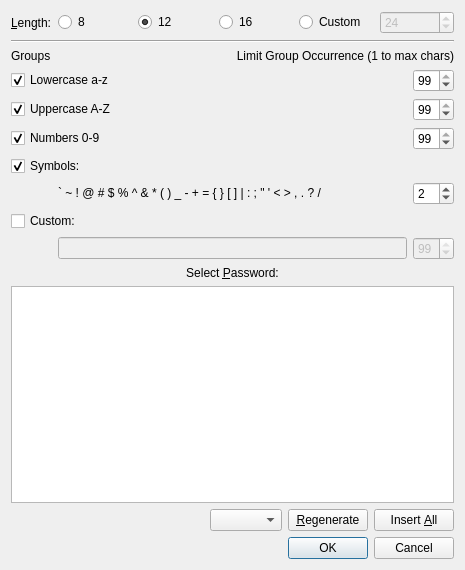
<?xml version="1.0" encoding="UTF-8"?>
<ui version="4.0">
 <class>PasswordGenerationDialog</class>
 <widget class="QDialog" name="PasswordGenerationDialog">
  <property name="geometry">
   <rect>
    <x>0</x>
    <y>0</y>
    <width>465</width>
    <height>570</height>
   </rect>
  </property>
  <property name="minimumSize">
   <size>
    <width>465</width>
    <height>457</height>
   </size>
  </property>
  <property name="windowTitle">
   <string>Generate Password</string>
  </property>
  <layout class="QGridLayout" name="gridLayout_2">
   <item row="2" column="0">
    <widget class="QDialogButtonBox" name="buttonBox">
     <property name="orientation">
      <enum>Qt::Horizontal</enum>
     </property>
     <property name="standardButtons">
      <set>QDialogButtonBox::Cancel|QDialogButtonBox::Ok</set>
     </property>
    </widget>
   </item>
   <item row="0" column="0">
    <layout class="QGridLayout" name="gridLayout">
     <item row="9" column="2">
      <widget class="QSpinBox" name="uiCustomSymbolsMax">
       <property name="enabled">
        <bool>false</bool>
       </property>
       <property name="alignment">
        <set>Qt::AlignLeading|Qt::AlignLeft|Qt::AlignVCenter</set>
       </property>
       <property name="minimum">
        <number>1</number>
       </property>
       <property name="value">
        <number>99</number>
       </property>
      </widget>
     </item>
     <item row="8" column="0" colspan="2">
      <widget class="QCheckBox" name="uiCustomSymbols">
       <property name="text">
        <string>Custom:</string>
       </property>
      </widget>
     </item>
     <item row="3" column="0" colspan="2">
      <widget class="QCheckBox" name="uiLowerAtoZ">
       <property name="text">
        <string>Lowercase a-z</string>
       </property>
       <property name="checked">
        <bool>true</bool>
       </property>
      </widget>
     </item>
     <item row="5" column="0" colspan="2">
      <widget class="QCheckBox" name="uiNumbers">
       <property name="text">
        <string>Numbers 0-9</string>
       </property>
       <property name="checked">
        <bool>true</bool>
       </property>
      </widget>
     </item>
     <item row="6" column="0" colspan="2">
      <widget class="QCheckBox" name="uiSymbols">
       <property name="text">
        <string>Symbols:</string>
       </property>
       <property name="checked">
        <bool>true</bool>
       </property>
      </widget>
     </item>
     <item row="7" column="1">
      <widget class="QLabel" name="label_2">
       <property name="text">
        <string>` ~ ! @ # $ % ^ &amp; * ( ) _ - + = { } [ ]  | : ; &quot; ' &lt; &gt; , . ? /</string>
       </property>
       <property name="alignment">
        <set>Qt::AlignLeading|Qt::AlignLeft|Qt::AlignVCenter</set>
       </property>
       <property name="wordWrap">
        <bool>true</bool>
       </property>
      </widget>
     </item>
     <item row="0" column="1" colspan="2">
      <layout class="QHBoxLayout" name="horizontalLayout">
       <item>
        <widget class="QRadioButton" name="uiLength8">
         <property name="text">
          <string>8</string>
         </property>
        </widget>
       </item>
       <item>
        <widget class="QRadioButton" name="uiLength12">
         <property name="text">
          <string>12</string>
         </property>
         <property name="checked">
          <bool>true</bool>
         </property>
        </widget>
       </item>
       <item>
        <widget class="QRadioButton" name="uiLength16">
         <property name="text">
          <string>16</string>
         </property>
        </widget>
       </item>
       <item>
        <widget class="QRadioButton" name="uiCustomLength">
         <property name="text">
          <string>Custom</string>
         </property>
        </widget>
       </item>
       <item>
        <widget class="QSpinBox" name="uiCustomLengthValue">
         <property name="enabled">
          <bool>false</bool>
         </property>
         <property name="maximum">
          <number>128</number>
         </property>
         <property name="value">
          <number>24</number>
         </property>
        </widget>
       </item>
      </layout>
     </item>
     <item row="3" column="2">
      <widget class="QSpinBox" name="uiLowerAtoZMax">
       <property name="enabled">
        <bool>true</bool>
       </property>
       <property name="minimum">
        <number>1</number>
       </property>
       <property name="value">
        <number>99</number>
       </property>
      </widget>
     </item>
     <item row="4" column="0" colspan="2">
      <widget class="QCheckBox" name="uiUpperAtoZ">
       <property name="text">
        <string>Uppercase A-Z</string>
       </property>
       <property name="checked">
        <bool>true</bool>
       </property>
      </widget>
     </item>
     <item row="5" column="2">
      <widget class="QSpinBox" name="uiNumbersMax">
       <property name="enabled">
        <bool>true</bool>
       </property>
       <property name="minimum">
        <number>1</number>
       </property>
       <property name="value">
        <number>99</number>
       </property>
      </widget>
     </item>
     <item row="12" column="0" colspan="3">
      <layout class="QHBoxLayout" name="horizontalLayout_2">
       <item>
        <spacer name="horizontalSpacer">
         <property name="orientation">
          <enum>Qt::Horizontal</enum>
         </property>
         <property name="sizeHint" stdset="0">
          <size>
           <width>40</width>
           <height>20</height>
          </size>
         </property>
        </spacer>
       </item>
       <item>
        <widget class="QComboBox" name="uiPasswordCount">
         <property name="currentText">
          <string/>
         </property>
        </widget>
       </item>
       <item>
        <widget class="QPushButton" name="uiRegenerate">
         <property name="sizePolicy">
          <sizepolicy hsizetype="Minimum" vsizetype="Fixed">
           <horstretch>0</horstretch>
           <verstretch>0</verstretch>
          </sizepolicy>
         </property>
         <property name="text">
          <string>&amp;Regenerate</string>
         </property>
        </widget>
       </item>
       <item>
        <widget class="QPushButton" name="uiInsertAll">
         <property name="text">
          <string>Insert &amp;All</string>
         </property>
        </widget>
       </item>
      </layout>
     </item>
     <item row="9" column="1">
      <widget class="QLineEdit" name="uiCustomSymbolsValue">
       <property name="enabled">
        <bool>false</bool>
       </property>
       <property name="alignment">
        <set>Qt::AlignLeading|Qt::AlignLeft|Qt::AlignVCenter</set>
       </property>
      </widget>
     </item>
     <item row="4" column="2">
      <widget class="QSpinBox" name="uiUpperAtoZMax">
       <property name="enabled">
        <bool>true</bool>
       </property>
       <property name="minimum">
        <number>1</number>
       </property>
       <property name="value">
        <number>99</number>
       </property>
      </widget>
     </item>
     <item row="7" column="2">
      <widget class="QSpinBox" name="uiSymbolsMax">
       <property name="enabled">
        <bool>true</bool>
       </property>
       <property name="minimum">
        <number>1</number>
       </property>
       <property name="maximum">
        <number>99</number>
       </property>
       <property name="value">
        <number>2</number>
       </property>
      </widget>
     </item>
     <item row="0" column="0">
      <widget class="QLabel" name="label">
       <property name="text">
        <string>&amp;Length:</string>
       </property>
       <property name="buddy">
        <cstring>uiLength8</cstring>
       </property>
      </widget>
     </item>
     <item row="10" column="1">
      <widget class="QLabel" name="label_4">
       <property name="text">
        <string>Select &amp;Password:</string>
       </property>
       <property name="alignment">
        <set>Qt::AlignCenter</set>
       </property>
       <property name="buddy">
        <cstring>uiPasswords</cstring>
       </property>
      </widget>
     </item>
     <item row="11" column="0" colspan="3">
      <widget class="QListWidget" name="uiPasswords"/>
     </item>
     <item row="1" column="0" colspan="3">
      <widget class="Line" name="line">
       <property name="orientation">
        <enum>Qt::Horizontal</enum>
       </property>
      </widget>
     </item>
     <item row="2" column="1" colspan="2">
      <widget class="QLabel" name="label_3">
       <property name="text">
        <string>Limit Group Occurrence (1 to max chars)</string>
       </property>
       <property name="alignment">
        <set>Qt::AlignRight|Qt::AlignTrailing|Qt::AlignVCenter</set>
       </property>
      </widget>
     </item>
     <item row="2" column="0">
      <widget class="QLabel" name="label_5">
       <property name="text">
        <string>Groups</string>
       </property>
      </widget>
     </item>
    </layout>
   </item>
  </layout>
  <action name="actionRegenerate">
   <property name="text">
    <string>Regenerate</string>
   </property>
  </action>
 </widget>
 <tabstops>
  <tabstop>uiLength8</tabstop>
  <tabstop>uiLength12</tabstop>
  <tabstop>uiLength16</tabstop>
  <tabstop>uiCustomLength</tabstop>
  <tabstop>uiCustomLengthValue</tabstop>
  <tabstop>uiLowerAtoZ</tabstop>
  <tabstop>uiLowerAtoZMax</tabstop>
  <tabstop>uiUpperAtoZ</tabstop>
  <tabstop>uiUpperAtoZMax</tabstop>
  <tabstop>uiNumbers</tabstop>
  <tabstop>uiNumbersMax</tabstop>
  <tabstop>uiSymbols</tabstop>
  <tabstop>uiSymbolsMax</tabstop>
  <tabstop>uiCustomSymbols</tabstop>
  <tabstop>uiCustomSymbolsValue</tabstop>
  <tabstop>uiCustomSymbolsMax</tabstop>
  <tabstop>uiPasswords</tabstop>
  <tabstop>uiPasswordCount</tabstop>
  <tabstop>uiRegenerate</tabstop>
  <tabstop>uiInsertAll</tabstop>
 </tabstops>
 <resources/>
 <connections>
  <connection>
   <sender>uiCustomLengthValue</sender>
   <signal>valueChanged(int)</signal>
   <receiver>actionRegenerate</receiver>
   <slot>trigger()</slot>
   <hints>
    <hint type="sourcelabel">
     <x>416</x>
     <y>20</y>
    </hint>
    <hint type="destinationlabel">
     <x>-1</x>
     <y>-1</y>
    </hint>
   </hints>
  </connection>
  <connection>
   <sender>buttonBox</sender>
   <signal>rejected()</signal>
   <receiver>PasswordGenerationDialog</receiver>
   <slot>reject()</slot>
   <hints>
    <hint type="sourcelabel">
     <x>316</x>
     <y>260</y>
    </hint>
    <hint type="destinationlabel">
     <x>286</x>
     <y>274</y>
    </hint>
   </hints>
  </connection>
  <connection>
   <sender>uiCustomLength</sender>
   <signal>toggled(bool)</signal>
   <receiver>uiCustomLengthValue</receiver>
   <slot>setEnabled(bool)</slot>
   <hints>
    <hint type="sourcelabel">
     <x>335</x>
     <y>20</y>
    </hint>
    <hint type="destinationlabel">
     <x>416</x>
     <y>20</y>
    </hint>
   </hints>
  </connection>
  <connection>
   <sender>uiLowerAtoZ</sender>
   <signal>toggled(bool)</signal>
   <receiver>uiLowerAtoZMax</receiver>
   <slot>setEnabled(bool)</slot>
   <hints>
    <hint type="sourcelabel">
     <x>191</x>
     <y>66</y>
    </hint>
    <hint type="destinationlabel">
     <x>417</x>
     <y>66</y>
    </hint>
   </hints>
  </connection>
  <connection>
   <sender>uiUpperAtoZ</sender>
   <signal>toggled(bool)</signal>
   <receiver>uiUpperAtoZMax</receiver>
   <slot>setEnabled(bool)</slot>
   <hints>
    <hint type="sourcelabel">
     <x>191</x>
     <y>92</y>
    </hint>
    <hint type="destinationlabel">
     <x>417</x>
     <y>92</y>
    </hint>
   </hints>
  </connection>
  <connection>
   <sender>uiNumbers</sender>
   <signal>toggled(bool)</signal>
   <receiver>uiNumbersMax</receiver>
   <slot>setEnabled(bool)</slot>
   <hints>
    <hint type="sourcelabel">
     <x>191</x>
     <y>118</y>
    </hint>
    <hint type="destinationlabel">
     <x>417</x>
     <y>118</y>
    </hint>
   </hints>
  </connection>
  <connection>
   <sender>uiSymbols</sender>
   <signal>toggled(bool)</signal>
   <receiver>uiSymbolsMax</receiver>
   <slot>setEnabled(bool)</slot>
   <hints>
    <hint type="sourcelabel">
     <x>191</x>
     <y>143</y>
    </hint>
    <hint type="destinationlabel">
     <x>417</x>
     <y>167</y>
    </hint>
   </hints>
  </connection>
  <connection>
   <sender>uiCustomSymbols</sender>
   <signal>toggled(bool)</signal>
   <receiver>uiCustomSymbolsValue</receiver>
   <slot>setEnabled(bool)</slot>
   <hints>
    <hint type="sourcelabel">
     <x>191</x>
     <y>192</y>
    </hint>
    <hint type="destinationlabel">
     <x>213</x>
     <y>216</y>
    </hint>
   </hints>
  </connection>
  <connection>
   <sender>uiCustomSymbols</sender>
   <signal>toggled(bool)</signal>
   <receiver>uiCustomSymbolsMax</receiver>
   <slot>setEnabled(bool)</slot>
   <hints>
    <hint type="sourcelabel">
     <x>191</x>
     <y>192</y>
    </hint>
    <hint type="destinationlabel">
     <x>417</x>
     <y>216</y>
    </hint>
   </hints>
  </connection>
  <connection>
   <sender>uiCustomLength</sender>
   <signal>toggled(bool)</signal>
   <receiver>actionRegenerate</receiver>
   <slot>trigger()</slot>
   <hints>
    <hint type="sourcelabel">
     <x>335</x>
     <y>20</y>
    </hint>
    <hint type="destinationlabel">
     <x>-1</x>
     <y>-1</y>
    </hint>
   </hints>
  </connection>
  <connection>
   <sender>uiCustomSymbols</sender>
   <signal>toggled(bool)</signal>
   <receiver>actionRegenerate</receiver>
   <slot>trigger()</slot>
   <hints>
    <hint type="sourcelabel">
     <x>201</x>
     <y>192</y>
    </hint>
    <hint type="destinationlabel">
     <x>-1</x>
     <y>-1</y>
    </hint>
   </hints>
  </connection>
  <connection>
   <sender>uiCustomSymbolsMax</sender>
   <signal>valueChanged(int)</signal>
   <receiver>actionRegenerate</receiver>
   <slot>trigger()</slot>
   <hints>
    <hint type="sourcelabel">
     <x>427</x>
     <y>216</y>
    </hint>
    <hint type="destinationlabel">
     <x>-1</x>
     <y>-1</y>
    </hint>
   </hints>
  </connection>
  <connection>
   <sender>uiCustomSymbolsValue</sender>
   <signal>textChanged(QString)</signal>
   <receiver>actionRegenerate</receiver>
   <slot>trigger()</slot>
   <hints>
    <hint type="sourcelabel">
     <x>223</x>
     <y>216</y>
    </hint>
    <hint type="destinationlabel">
     <x>-1</x>
     <y>-1</y>
    </hint>
   </hints>
  </connection>
  <connection>
   <sender>uiLength12</sender>
   <signal>toggled(bool)</signal>
   <receiver>actionRegenerate</receiver>
   <slot>trigger()</slot>
   <hints>
    <hint type="sourcelabel">
     <x>172</x>
     <y>20</y>
    </hint>
    <hint type="destinationlabel">
     <x>-1</x>
     <y>-1</y>
    </hint>
   </hints>
  </connection>
  <connection>
   <sender>uiLength8</sender>
   <signal>toggled(bool)</signal>
   <receiver>actionRegenerate</receiver>
   <slot>trigger()</slot>
   <hints>
    <hint type="sourcelabel">
     <x>91</x>
     <y>20</y>
    </hint>
    <hint type="destinationlabel">
     <x>-1</x>
     <y>-1</y>
    </hint>
   </hints>
  </connection>
  <connection>
   <sender>uiLength16</sender>
   <signal>toggled(bool)</signal>
   <receiver>actionRegenerate</receiver>
   <slot>trigger()</slot>
   <hints>
    <hint type="sourcelabel">
     <x>253</x>
     <y>20</y>
    </hint>
    <hint type="destinationlabel">
     <x>-1</x>
     <y>-1</y>
    </hint>
   </hints>
  </connection>
  <connection>
   <sender>uiLowerAtoZ</sender>
   <signal>toggled(bool)</signal>
   <receiver>actionRegenerate</receiver>
   <slot>trigger()</slot>
   <hints>
    <hint type="sourcelabel">
     <x>201</x>
     <y>66</y>
    </hint>
    <hint type="destinationlabel">
     <x>-1</x>
     <y>-1</y>
    </hint>
   </hints>
  </connection>
  <connection>
   <sender>uiLowerAtoZMax</sender>
   <signal>valueChanged(int)</signal>
   <receiver>actionRegenerate</receiver>
   <slot>trigger()</slot>
   <hints>
    <hint type="sourcelabel">
     <x>427</x>
     <y>66</y>
    </hint>
    <hint type="destinationlabel">
     <x>-1</x>
     <y>-1</y>
    </hint>
   </hints>
  </connection>
  <connection>
   <sender>uiNumbers</sender>
   <signal>toggled(bool)</signal>
   <receiver>actionRegenerate</receiver>
   <slot>trigger()</slot>
   <hints>
    <hint type="sourcelabel">
     <x>201</x>
     <y>118</y>
    </hint>
    <hint type="destinationlabel">
     <x>-1</x>
     <y>-1</y>
    </hint>
   </hints>
  </connection>
  <connection>
   <sender>uiNumbersMax</sender>
   <signal>valueChanged(int)</signal>
   <receiver>actionRegenerate</receiver>
   <slot>trigger()</slot>
   <hints>
    <hint type="sourcelabel">
     <x>427</x>
     <y>118</y>
    </hint>
    <hint type="destinationlabel">
     <x>-1</x>
     <y>-1</y>
    </hint>
   </hints>
  </connection>
  <connection>
   <sender>uiSymbolsMax</sender>
   <signal>valueChanged(int)</signal>
   <receiver>actionRegenerate</receiver>
   <slot>trigger()</slot>
   <hints>
    <hint type="sourcelabel">
     <x>427</x>
     <y>167</y>
    </hint>
    <hint type="destinationlabel">
     <x>-1</x>
     <y>-1</y>
    </hint>
   </hints>
  </connection>
  <connection>
   <sender>uiSymbols</sender>
   <signal>toggled(bool)</signal>
   <receiver>actionRegenerate</receiver>
   <slot>trigger()</slot>
   <hints>
    <hint type="sourcelabel">
     <x>201</x>
     <y>143</y>
    </hint>
    <hint type="destinationlabel">
     <x>-1</x>
     <y>-1</y>
    </hint>
   </hints>
  </connection>
  <connection>
   <sender>uiRegenerate</sender>
   <signal>clicked()</signal>
   <receiver>actionRegenerate</receiver>
   <slot>trigger()</slot>
   <hints>
    <hint type="sourcelabel">
     <x>335</x>
     <y>405</y>
    </hint>
    <hint type="destinationlabel">
     <x>-1</x>
     <y>-1</y>
    </hint>
   </hints>
  </connection>
  <connection>
   <sender>uiUpperAtoZ</sender>
   <signal>toggled(bool)</signal>
   <receiver>actionRegenerate</receiver>
   <slot>trigger()</slot>
   <hints>
    <hint type="sourcelabel">
     <x>201</x>
     <y>92</y>
    </hint>
    <hint type="destinationlabel">
     <x>-1</x>
     <y>-1</y>
    </hint>
   </hints>
  </connection>
  <connection>
   <sender>uiUpperAtoZMax</sender>
   <signal>valueChanged(int)</signal>
   <receiver>actionRegenerate</receiver>
   <slot>trigger()</slot>
   <hints>
    <hint type="sourcelabel">
     <x>427</x>
     <y>92</y>
    </hint>
    <hint type="destinationlabel">
     <x>-1</x>
     <y>-1</y>
    </hint>
   </hints>
  </connection>
  <connection>
   <sender>buttonBox</sender>
   <signal>accepted()</signal>
   <receiver>PasswordGenerationDialog</receiver>
   <slot>accept()</slot>
   <hints>
    <hint type="sourcelabel">
     <x>232</x>
     <y>436</y>
    </hint>
    <hint type="destinationlabel">
     <x>232</x>
     <y>228</y>
    </hint>
   </hints>
  </connection>
  <connection>
   <sender>uiPasswordCount</sender>
   <signal>currentIndexChanged(int)</signal>
   <receiver>actionRegenerate</receiver>
   <slot>trigger()</slot>
   <hints>
    <hint type="sourcelabel">
     <x>257</x>
     <y>404</y>
    </hint>
    <hint type="destinationlabel">
     <x>-1</x>
     <y>-1</y>
    </hint>
   </hints>
  </connection>
  <connection>
   <sender>uiPasswords</sender>
   <signal>doubleClicked(QModelIndex)</signal>
   <receiver>PasswordGenerationDialog</receiver>
   <slot>accept()</slot>
   <hints>
    <hint type="sourcelabel">
     <x>232</x>
     <y>323</y>
    </hint>
    <hint type="destinationlabel">
     <x>232</x>
     <y>228</y>
    </hint>
   </hints>
  </connection>
 </connections>
</ui>
